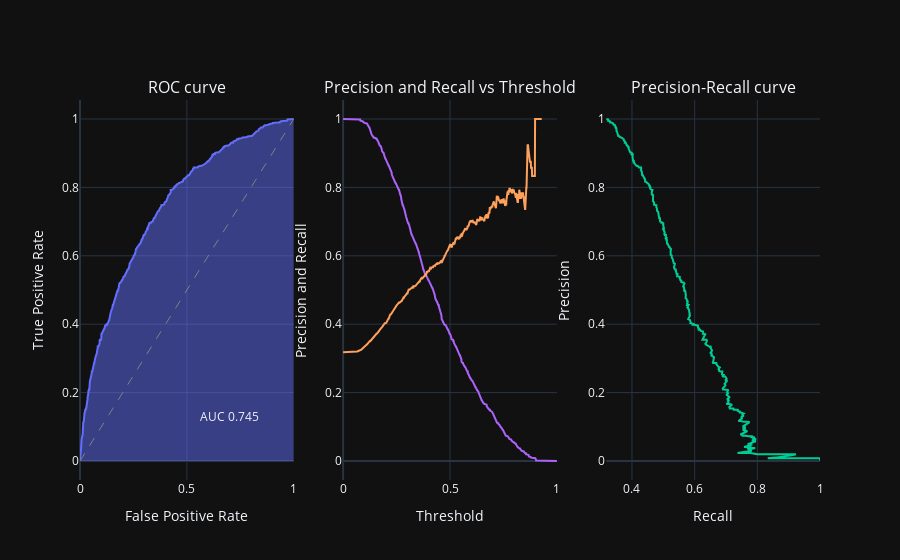

This figure's notebook cell:
### Code cell
score = lazy_roc_auc(Y_test, predictions )
score.plot()

### Figure 1 — Plotly figure (JSON) as saved in the notebook; plotly's stock layout.template omitted (floating-point values rounded to 4 significant figures; data arrays with more than 128 entries replaced by an {"elided": "..."} marker saying what was removed)
{"data": [{"customdata": {"elided": "1001 float values"}, "fill": "tozeroy", "hoverlabel": {"namelength": 0}, "hovertemplate": "<b>Treshold: %{customdata:.3f}</b><br>False Positive Rate: %{x:.3f}<br>True Positive Rate: %{y:.3f}<br><br>Accuracy: %{text:.2f}<br>F1 score: %{hovertext:.2f}", "hovertext": {"elided": "1001 float values"}, "mode": "lines", "showlegend": false, "text": {"elided": "1001 float values"}, "type": "scatter", "x": {"elided": "1001 float values"}, "xaxis": "x", "y": {"elided": "1001 float values"}, "yaxis": "y"}, {"hoverinfo": "skip", "line": {"color": "gray", "dash": "dash", "width": 1}, "mode": "lines", "showlegend": false, "type": "scatter", "x": [0, 1], "xaxis": "x", "y": [0, 1], "yaxis": "y"}, {"customdata": {"elided": "1001 float values"}, "hoverlabel": {"namelength": 0}, "hovertemplate": "<b>Treshold: %{customdata:.3f}</b><br>Precission %{y:.3f}<br>Recall: %{x:.3f}<br><br>Accuracy: %{text:.2f}<br>F1 score: %{hovertext:.2f}", "hovertext": {"elided": "1001 float values"}, "mode": "lines", "showlegend": false, "text": {"elided": "1001 float values"}, "type": "scatter", "x": {"elided": "1001 float values"}, "xaxis": "x3", "y": {"elided": "1001 float values"}, "yaxis": "y3"}, {"hoverlabel": {"namelength": 0}, "hovertemplate": "<b>Treshold: %{x:.3f}</b><br>Recall %{y:.3f}<br>True Positive Rate: %{y:.3f}<br><br>Accuracy: %{text:.2f}<br>F1 score: %{hovertext:.2f}", "hovertext": {"elided": "1001 float values"}, "mode": "lines", "showlegend": false, "text": {"elided": "1001 float values"}, "type": "scatter", "x": {"elided": "1001 float values"}, "xaxis": "x2", "y": {"elided": "1001 float values"}, "yaxis": "y2"}, {"hoverlabel": {"namelength": 0}, "hovertemplate": "Precision %{y:.3f}<br>", "mode": "lines", "showlegend": false, "type": "scatter", "x": {"elided": "1001 float values"}, "xaxis": "x2", "y": {"elided": "1001 float values"}, "yaxis": "y2"}], "layout": {"annotations": [{"font": {"size": 16}, "showarrow": false, "text": "ROC curve", "x": 0.1444, "xanchor": "center", "xref": "paper", "y": 1, "yanchor": "bottom", "yref": "paper"}, {"font": {"size": 16}, "showarrow": false, "text": "Precision and Recall vs Threshold", "x": 0.5, "xanchor": "center", "xref": "paper", "y": 1, "yanchor": "bottom", "yref": "paper"}, {"font": {"size": 16}, "showarrow": false, "text": "Precision-Recall curve", "x": 0.8556, "xanchor": "center", "xref": "paper", "y": 1, "yanchor": "bottom", "yref": "paper"}, {"showarrow": false, "text": "AUC 0.745", "x": 0.7, "y": 0.1, "yshift": 10}], "hoverlabel": {"bgcolor": "rgba(255,255,255,0.05)", "bordercolor": "rgba(255,255,255,0.05)", "font": {"color": "white", "family": "Arial", "size": 12}, "namelength": 0}, "hovermode": "x", "spikedistance": -1, "xaxis": {"anchor": "y", "domain": [0, 0.2889], "showspikes": true, "spikecolor": "gray", "spikedash": "dash", "spikemode": "across+toaxis", "spikesnap": "cursor", "spikethickness": 1, "title": {"text": "False Positive Rate"}}, "xaxis2": {"anchor": "y2", "domain": [0.3556, 0.6444], "showspikes": true, "spikecolor": "gray", "spikedash": "dash", "spikemode": "across+toaxis", "spikesnap": "cursor", "spikethickness": 1, "title": {"text": "Threshold"}}, "xaxis3": {"anchor": "y3", "domain": [0.7111, 1], "showspikes": true, "spikecolor": "gray", "spikedash": "dash", "spikemode": "across+toaxis", "spikesnap": "cursor", "spikethickness": 1, "title": {"text": "Recall"}}, "yaxis": {"anchor": "x", "domain": [0, 1], "showspikes": true, "spikecolor": "gray", "spikethickness": 1, "title": {"text": "True Positive Rate"}}, "yaxis2": {"anchor": "x2", "domain": [0, 1], "showspikes": true, "spikecolor": "gray", "spikethickness": 1, "title": {"text": "Precision and Recall"}}, "yaxis3": {"anchor": "x3", "domain": [0, 1], "showspikes": true, "spikecolor": "gray", "spikethickness": 1, "title": {"text": "Precision"}}}}
